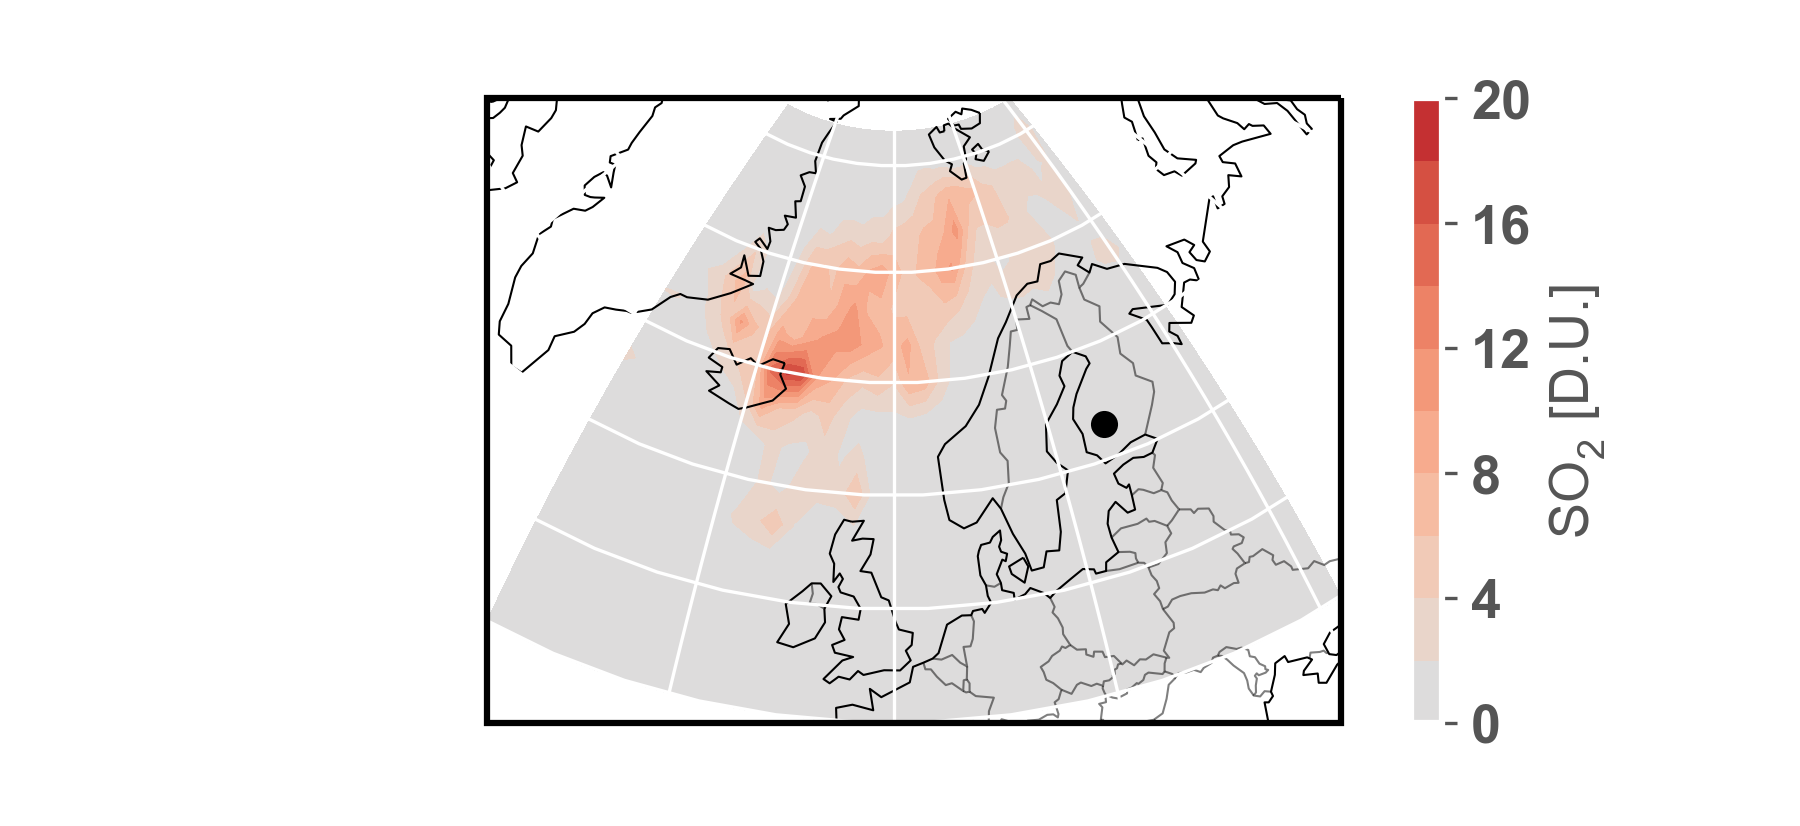

Recreate this plot in Python.
# ---
# jupyter:
#   jupytext:
#     text_representation:
#       extension: .py
#       format_name: percent
#       format_version: '1.2'
#       jupytext_version: 1.2.3
#   kernelspec:
#     display_name: Python 3
#     language: python
#     name: python3
# ---

# %% [markdown]
# # import stuff
# %%
from useful_scit.imps import (pd,np,xr,za,mpl,plt,sns, pjoin, os,glob,dt,sys,ucp,log, splot)

sys.path.insert(0, "../")

import util.functions as fun

# import pynio

# %% [markdown]
# # OMI SO2
# %%
# def main():
# global open_path, set_time, cols, get_hys, lat1, lon1, dis
data_path = '../data/omi/'
xa = fun.import_omi_xarray(data_path)
# %% {"jupyter": {"outputs_hidden": true}}
xa1 = fun.filter_quality_flags_below_zero(xa)
# %%
xa1 = fun.assgign_lat_lon_coords(xa1)
# %% {"jupyter": {"outputs_hidden": true}}
xa3 = fun.group_by_lat_lon(xa1)
xa3 = fun.sum_over_all_layers(xa3)
xa4 = xa3['tot'].mean('dt')
xa5 = xa4.where(xa4 >= 0, 0)
# %% {"jupyter": {"outputs_hidden": true}}
ops = dict(x='lon_r', y='lat_r', vmin=0, vmax=20)
fun.plot_total_divided_by_month(ops, xa3)
# %% {"jupyter": {"outputs_hidden": true}}
fun.simple_plot_totals(ops, xa4)
# %%
ax = fun.plot_paper_so2(xa5)
ax.figure.savefig('./so2.png', dpi=300)
ax.figure.savefig('./so2.pdf')
# %% [markdown]
# # hysplit stuff
# %%
files = glob.glob('../data/hysplit/hysplit201409*.traj')
xa1 = fun.get_hysplit_xarray(files,power_distance_norm=1)
# %%
ax = fun.plot_paper_hysplit(xa1/xa1.max())
ax.figure.savefig('./hys.png', dpi=300)
ax.figure.savefig('./hys.pdf')
# %%

# %%
# main()

# %%

# %%
